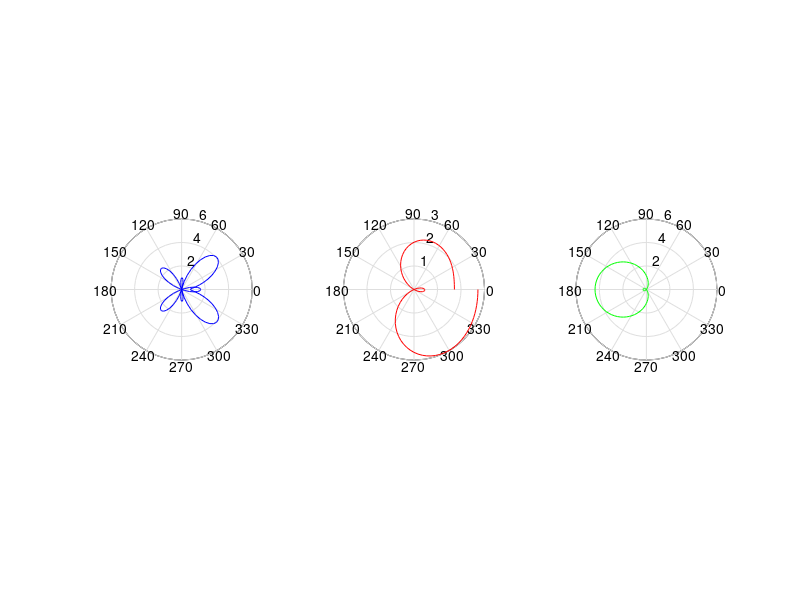

Reproduce this figure in MATLAB.
x=0:pi/50:2*pi;
subplot(1,3,1)
a=2;
b=4;
c=1/12;
f1=e.^cos(x)-a*cos(b*x)+sin(c*x).^5;
polar(x,f1,'b-')
axis equal
pause(2)


subplot (1,3,2)
a=1;
b=2;
c=1/4;
f2=e.^cos(x)-a*cos(b*x)+sin(c*x).^5;
polar(x,f2,'r-')
axis equal
pause(2)

subplot (1,3,3)
a=3;
b=1;
c=1/2;
f3=e.^cos(x)-a*cos(b*x)+sin(c*x).^5;
polar(x,f3,'g-')
axis equal